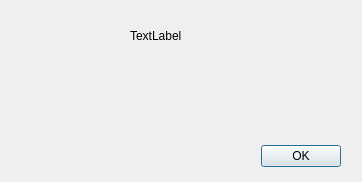
<?xml version="1.0" encoding="UTF-8"?>
<ui version="4.0">
 <class>Dialog</class>
 <widget class="QDialog" name="Dialog">
  <property name="geometry">
   <rect>
    <x>0</x>
    <y>0</y>
    <width>362</width>
    <height>182</height>
   </rect>
  </property>
  <property name="windowTitle">
   <string>Dialog</string>
  </property>
  <widget class="QDialogButtonBox" name="buttonBox">
   <property name="geometry">
    <rect>
     <x>0</x>
     <y>140</y>
     <width>341</width>
     <height>32</height>
    </rect>
   </property>
   <property name="orientation">
    <enum>Qt::Horizontal</enum>
   </property>
   <property name="standardButtons">
    <set>QDialogButtonBox::Ok</set>
   </property>
  </widget>
  <widget class="QLabel" name="label">
   <property name="geometry">
    <rect>
     <x>130</x>
     <y>20</y>
     <width>81</width>
     <height>31</height>
    </rect>
   </property>
   <property name="text">
    <string>TextLabel</string>
   </property>
  </widget>
 </widget>
 <resources/>
 <connections>
  <connection>
   <sender>buttonBox</sender>
   <signal>accepted()</signal>
   <receiver>Dialog</receiver>
   <slot>accept()</slot>
   <hints>
    <hint type="sourcelabel">
     <x>341</x>
     <y>252</y>
    </hint>
    <hint type="destinationlabel">
     <x>239</x>
     <y>147</y>
    </hint>
   </hints>
  </connection>
  <connection>
   <sender>Dialog</sender>
   <signal>accepted()</signal>
   <receiver>label</receiver>
   <slot>update()</slot>
   <hints>
    <hint type="sourcelabel">
     <x>199</x>
     <y>149</y>
    </hint>
    <hint type="destinationlabel">
     <x>173</x>
     <y>115</y>
    </hint>
   </hints>
  </connection>
 </connections>
</ui>
